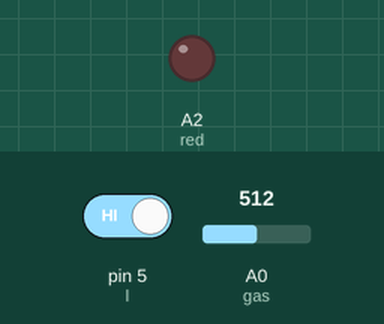
Simulated run of this sketch. Board: Arduino Uno, built with avr-gcc and run on an emulated ATmega328P. On the bench: output pins drawn as LEDs (lit = HIGH). Inputs (shaded band) come from the test bench; at power-on: pin 5 (l) HIGH, A0 (gas) = 512. What the sketch prints to the serial monitor is not drawn.

Above: at 1.2 s.
1.3 s: pin 5 (l) driven LOW
At 2.1 s:
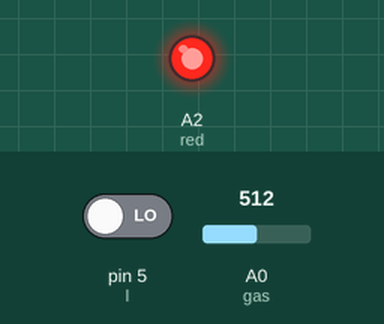
2.8 s: pin 5 (l) driven HIGH
At 3.3 s:
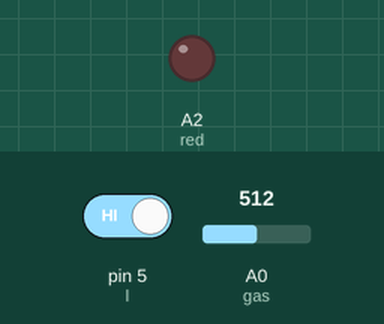
Timing chart, 0 to 5.8 s (numbered marks = the images above; inputs shaded):
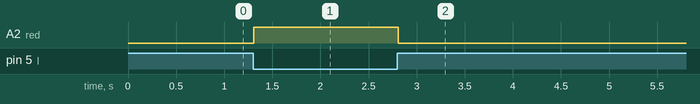

Measured:
- after the input at 1.3 s, A2 (red): LOW → HIGH at once
- after the input at 2.8 s, A2 (red): HIGH → LOW at once

The sketch:

if_light_sense_gas.ino
```cpp
#include<SoftwareSerial.h>
int gas=A0;
int l=5;
int red=A2;

void setup() {
  // put your setup code here, to run once:
  Serial.begin(9600);
  pinMode(gas,INPUT);
  pinMode(l,INPUT);
  pinMode(red,OUTPUT);
}

void loop() {
  // put your main code here, to run repeatedly:
  int x=analogRead(gas);
  int y=digitalRead(l);
  Serial.println(x);

  if(y==0){
    if(x>160){
      digitalWrite(red,HIGH);
    }
  }
  else{
       digitalWrite(red,LOW);
  }

}
```
